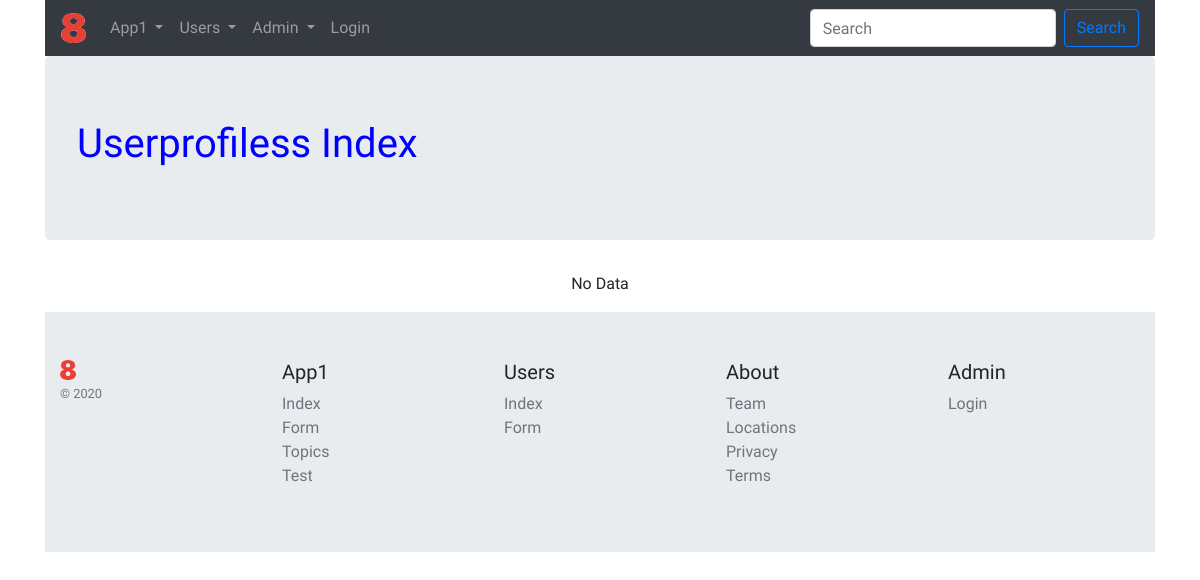
/userprofiles/, run on an earlier commit of the app's database.
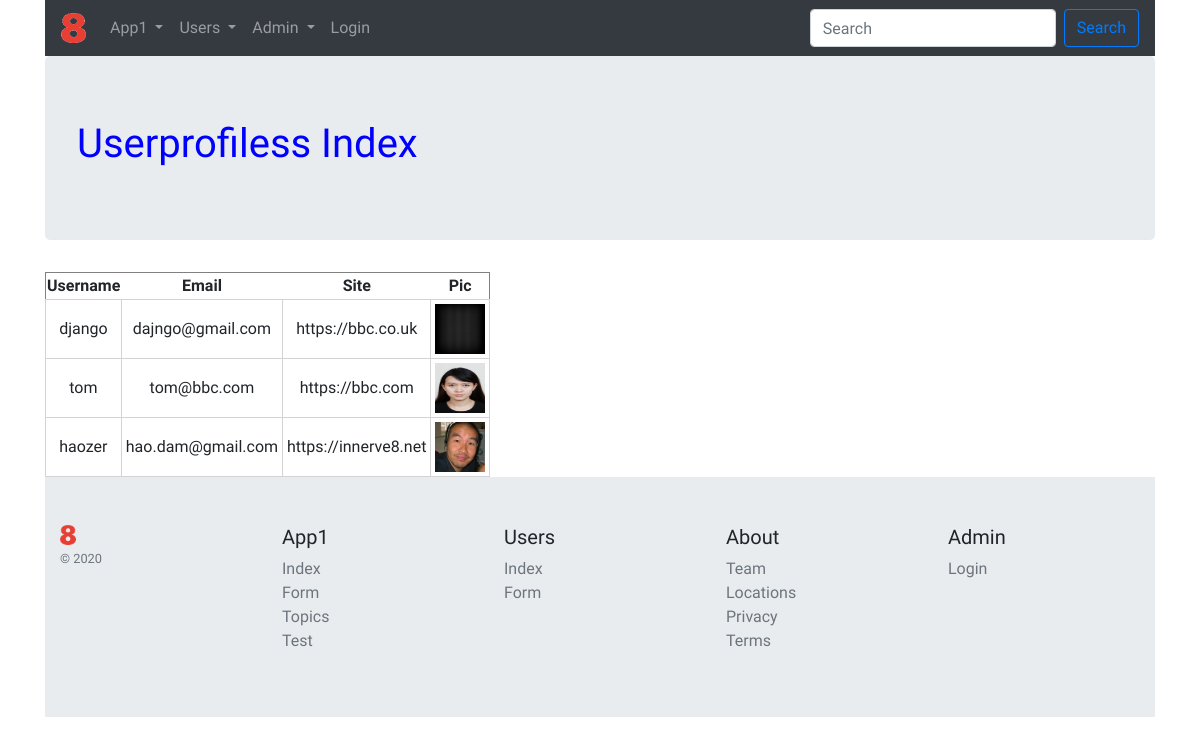
And on a later commit of the database.
### userprofiles/models.py (models this page shows, shortened)
class UserProfiles(models.Model):
  user = models.OneToOneField(User, on_delete=models.CASCADE,)
  portfolio_site = models.URLField(blank=True)
  profile_pic = models.ImageField(upload_to='profile_pics', blank=True)

### userprofiles/views.py (the view)
# urls.py: path('', views.index, name='index'),
def index(request):
  user_list = UserProfiles.objects.order_by('portfolio_site')
  user_dict = {'user_records':user_list}
  return render(request, 'userprofiles/index.html', context=user_dict)

### templates/userprofiles/index.html (shortened to what this page needs)
<!DOCTYPE html>
{% extends 'base.html' %}
{% load static %}
{% block body_block %}
  <div class="jumbotron">
    <h1>Userprofiless Index</h1>
  </div>
  <div class="Table-Records">
    {% if user_records %}
      <table>
        <thead>
          <th>Username</th>
          <th>Email</th>
          <th>Site</th>
          <th>Pic</th>
        </thead>
        <tbody>
        {% for user in user_records %}
        <tr>
          <td>{{ user.user.username }}</td>
          <td>{{ user.user.email }}</td>
          <td>{{ user.portfolio_site }}</td>
          <td><img src="{% get_media_prefix %}{{ user.profile_pic }}" width="50" height="50"/></td>
        </tr>
        {% endfor %}
        </tbody>
      </table>
    {% else %}
      <p>No Data</p>
    {% endif %}
  </div>
{% endblock %}

### templates/base.html (shortened to what this page needs)
<!DOCTYPE html>
{% load static %}
<html lang="en-GB">
  <head>
    <link rel="stylesheet" href="{% static "css/main.css" %}" type="text/css" />
    <link rel="stylesheet" href="https://stackpath.bootstrapcdn.com/bootstrap/4.5.2/css/bootstrap.min.css">
  </head>
  <body>
    <div class="container">
      <nav class="navbar sticky-top navbar-expand-lg navbar-dark bg-dark">
        <a class="navbar-brand" href="/">
          <img src="{% static "images/8.png" %}" width="25" height="30" class="d-inline-block align-top" alt="">
        </a>
        <div class="collapse navbar-collapse" id="navbarSupportedContent">
          <ul class="navbar-nav mr-auto">
            <li class="nav-item dropdown">
              <a class="nav-link dropdown-toggle" href="#" id="navbarDropdown" role="button" data-toggle="dropdown" aria-haspopup="true" aria-expanded="false">
                App1
              </a>
            </li>
            <li class="nav-item dropdown">
              <a class="nav-link dropdown-toggle" href="#" id="navbarDropdown" role="button" data-toggle="dropdown" aria-haspopup="true" aria-expanded="false">
                Users
              </a>
            </li>
            <li class="nav-item dropdown">
              <a class="nav-link dropdown-toggle" href="#" id="navbarDropdown" role="button" data-toggle="dropdown" aria-haspopup="true" aria-expanded="false">
                Admin
              </a>
            </li>
            <li class="nav-item">
              {% if user.is_authenticated %}
                <a class="nav-link" href="{% url 'userprofiles:user_logout' %}">Logout</a>
              {% else %}
                <a class="nav-link" href="{% url 'userprofiles:user_login' %}">Login</a>
              {% endif %}
            </li>
          </ul>
          <form class="form-inline my-2 my-lg-0">
            <input class="form-control mr-sm-2" type="search" placeholder="Search" aria-label="Search">
            <button class="btn btn-outline-primary my-2 my-sm-0" type="submit">Search</button>
          </form>
        </div>
      </nav>
      {% block body_block %}
      {% endblock %}
      <footer class="container py-5">
        <div class="row">
          <div class="col-12 col-md">
            <img src="{% static "images/8.png" %}" width="16" height="20" class="d-inline-block align-top" alt="">
            <small class="d-block mb-3 text-muted">&copy; 2020</small>
          </div>
          <div class="col-6 col-md">
            <h5>App1</h5>
            <ul class="list-unstyled text-small">
              <li><a class="text-muted" href="{% url 'app1:index' %}">Index</a></li>
              <li><a class="text-muted" href="{% url 'app1:form' %}">Form</a></li>
              <li><a class="text-muted" href="{% url 'app1:topics' %}">Topics</a></li>
              <li><a class="text-muted" href="{% url 'app1:test' %}">Test</a></li>
            </ul>
          </div>
          <div class="col-6 col-md">
            <h5>Users</h5>
            <ul class="list-unstyled text-small">
              <li><a class="text-muted" href="{% url 'users:index' %}">Index</a></li>
              <li><a class="text-muted" href="{% url 'users:form' %}">Form</a></li>
            </ul>
          </div>
          <div class="col-6 col-md">
            <h5>About</h5>
            <ul class="list-unstyled text-small">
              <li><a class="text-muted" href="#">Team</a></li>
              <li><a class="text-muted" href="#">Locations</a></li>
              <li><a class="text-muted" href="#">Privacy</a></li>
              <li><a class="text-muted" href="#">Terms</a></li>
            </ul>
          </div>
          <div class="col-6 col-md">
            <h5>Admin</h5>
            <ul class="list-unstyled text-small">
              <li><a class="text-muted" href="{% url 'admin:index' %}">Login</a></li>
            </ul>
          </div>
        </div>
      </footer>
    </div>
  </body>
</html>

### static/css/main.css (style rules this page uses)
html, body { font-family: 'Ubuntu', sans-serif !important; }
h1 { color: blue; }
table { border: 1px solid grey; }
th { font-weight: bold; }
td { padding: 4px; border: 1px solid lightgray; }
.Table-Records { text-align: center; margin: 0 auto; }
footer { background-color: #e9ecef; }

What changed in the data, as far as the page shows it:
added UserProfiles: user.username "django", user.email "dajngo@gmail.com", portfolio_site "https://bbc.co.uk", profile_pic (picture)
added UserProfiles: user.username "tom", user.email "tom@bbc.com", portfolio_site "https://bbc.com", profile_pic (picture)
added UserProfiles: user.username "haozer", user.email "hao.dam@gmail.com", portfolio_site "https://innerve8.net", profile_pic (picture)
Also different on the page:
text no longer shown: "No Data"
text now shown: "Username Email Site Pic"
